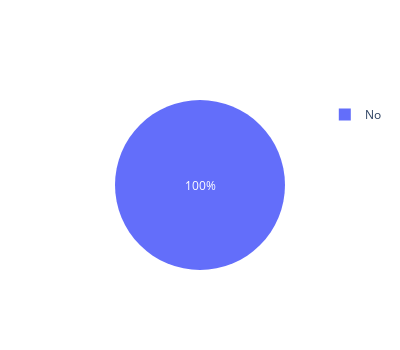

Source (notebook cell):
### Code cell
# pie chart for attrition
fig = go.Figure()
fig.add_trace(go.Pie(labels=empdf['Attrition'], values=empdf['Attrition'].value_counts()))
fig.update_layout(autosize=False, width=400, height=350)
fig.show()

### Figure 1 — Plotly figure (JSON) as saved in the notebook; plotly's stock layout.template omitted (floating-point values rounded to 4 significant figures; data arrays with more than 128 entries replaced by an {"elided": "..."} marker saying what was removed)
{"data": [{"labels": {"elided": "1029 str values"}, "type": "pie", "values": [853, 176]}], "layout": {"autosize": false, "height": 350, "width": 400}}
